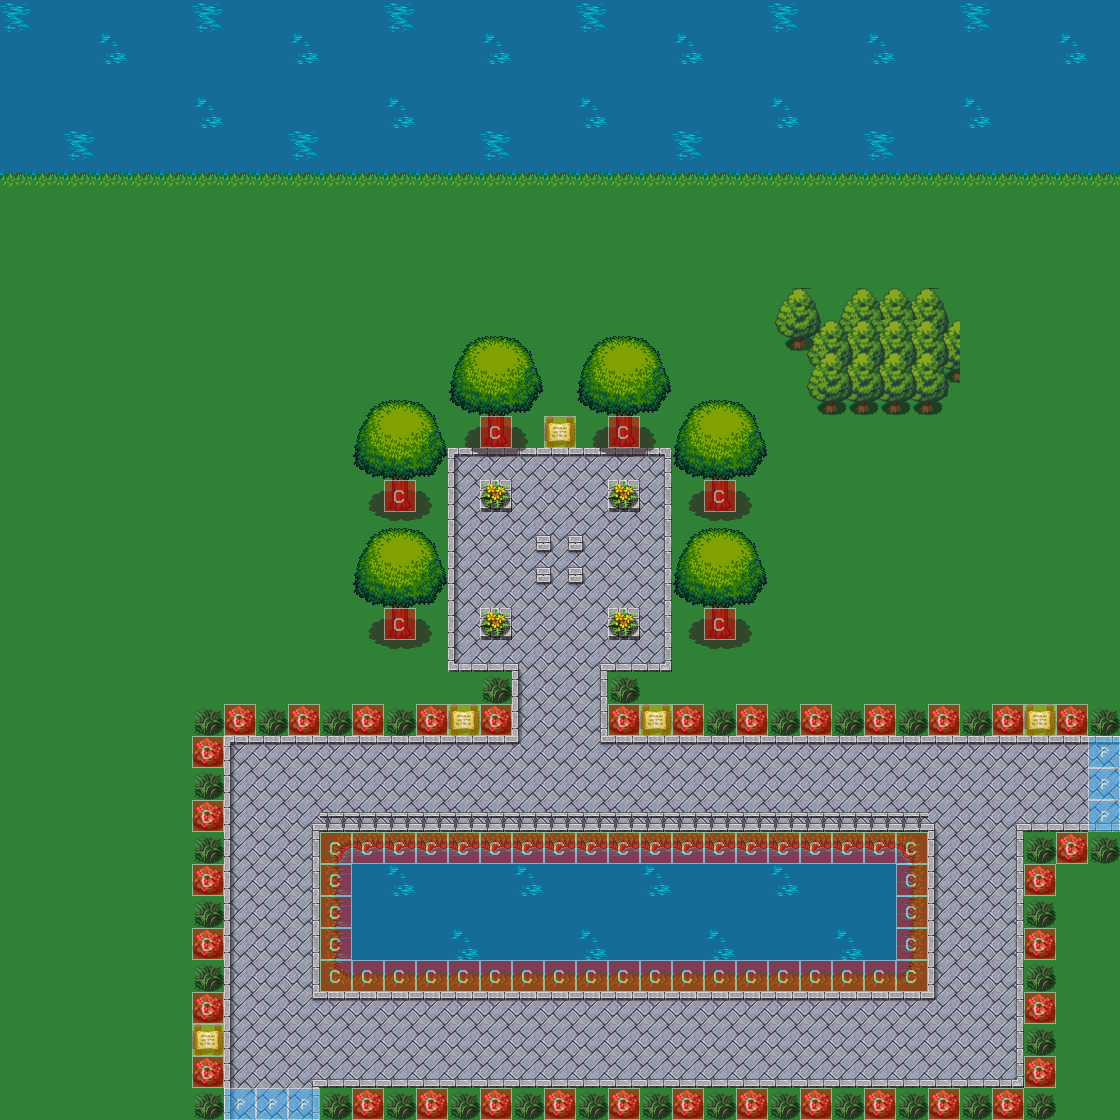

Rendered tile map (Tiled .tmx) drawn with the repository's tilesets; below, a short description and the map source with its tile grids summarised:
An orthogonal 35x35 tile map with 32x32 px tiles, 4 tile layers (Ground, Tree Trunks, Tree Tops, Data), 10 tilesets.

<map version="1.0" orientation="orthogonal" width="35" height="35" tilewidth="32" tileheight="32">
 <properties>
  <property name="Map_Name" value="New_Spawn" />
 </properties>
 <tileset firstgid="1" name="dirt" tilewidth="32" tileheight="32">
  <image source="dirt.png" width="96" height="192" />
 </tileset>
 <tileset firstgid="19" name="grass" tilewidth="32" tileheight="32">
  <image source="grass.png" width="96" height="192" />
 </tileset>
 <tileset firstgid="37" name="watergrass" tilewidth="32" tileheight="32">
  <image source="watergrass.png" width="96" height="192" />
 </tileset>
 <tileset firstgid="55" name="terrain" tilewidth="32" tileheight="32">
  <image source="terrain.png" width="586" height="384" />
 </tileset>
 <tileset firstgid="271" name="treetop" tilewidth="32" tileheight="32">
  <image source="treetop.png" width="192" height="224" />
 </tileset>
 <tileset firstgid="313" name="trunk" tilewidth="32" tileheight="32">
  <image source="trunk.png" width="192" height="96" />
 </tileset>
 <tileset firstgid="331" name="accessories" tilewidth="32" tileheight="32">
  <image source="accessories.png" width="512" height="512" />
 </tileset>
 <tileset firstgid="587" name="data" tilewidth="32" tileheight="32">
  <image source="data.png" width="96" height="32" />
 </tileset>
 <tileset firstgid="590" name="treecomp" tilewidth="32" tileheight="32">
  <image source="treecomp.png" width="512" height="512" />
 </tileset>
 <tileset firstgid="846" name="fence" tilewidth="32" tileheight="32">
  <image source="fence.png" width="32" height="32" />
 </tileset>
 <layer name="Ground" width="35" height="35">
  <data>[1225 cells, 1225 non-empty, 31 distinct tile ids]</data>
 </layer>
 <layer name="Tree Trunks" width="35" height="35">
  <data>[1225 cells, 173 non-empty, 27 distinct tile ids]</data>
 </layer>
 <layer name="Tree Tops" width="35" height="35">
  <data>[1225 cells, 54 non-empty, 9 distinct tile ids]</data>
 </layer>
 <layer name="Data" width="35" height="35" opacity="0.46">
  <data>[1225 cells, 96 non-empty, 3 distinct tile ids]</data>
 </layer>
</map>
